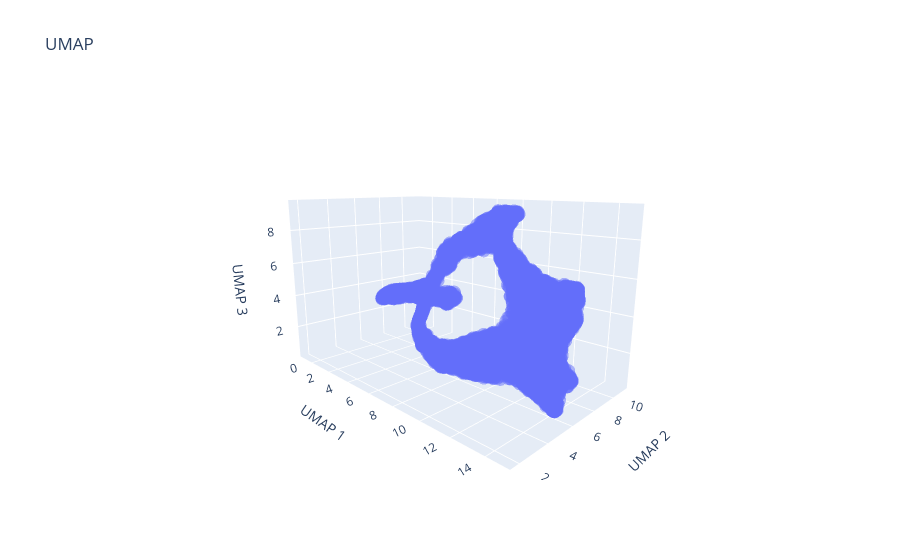

Notebook source saved alongside this figure:
### Code cell
import plotly.express as px

X_umap = umap.fit_transform(X_scaled)

df_umap = pd.DataFrame({
    "UMAP 1": X_umap[:, 0],
    "UMAP 2": X_umap[:, 1],
    "UMAP 3": X_umap[:, 2]
})

fig = px.scatter_3d(
    df_umap,
    x="UMAP 1",
    y="UMAP 2",
    z="UMAP 3",
    opacity=0.5,
    title="UMAP"
)

fig.update_layout(
    scene=dict(
        xaxis_title="UMAP 1",
        yaxis_title="UMAP 2",
        zaxis_title="UMAP 3",
        camera=dict(
            eye=dict(x=1.5, y=-1.5, z=0.5)  # roughly similar to elev=10, azim=-45
        )
    )
)

fig.show()

### Figure 1 — Plotly figure (JSON) as saved in the notebook; plotly's stock layout.template omitted (floating-point values rounded to 4 significant figures; data arrays with more than 128 entries replaced by an {"elided": "..."} marker saying what was removed)
{"data": [{"hovertemplate": "UMAP 1=%{x}<br>UMAP 2=%{y}<br>UMAP 3=%{z}<extra></extra>", "legendgroup": "", "marker": {"color": "#636efa", "opacity": 0.5, "symbol": "circle"}, "mode": "markers", "name": "", "scene": "scene", "showlegend": false, "type": "scatter3d", "x": {"elided": "12408 float values"}, "y": {"elided": "12408 float values"}, "z": {"elided": "12408 float values"}}], "layout": {"legend": {"tracegroupgap": 0}, "scene": {"camera": {"eye": {"x": 1.5, "y": -1.5, "z": 0.5}}, "domain": {"x": [0, 1], "y": [0, 1]}, "xaxis": {"title": {"text": "UMAP 1"}}, "yaxis": {"title": {"text": "UMAP 2"}}, "zaxis": {"title": {"text": "UMAP 3"}}}, "title": {"text": "UMAP"}}}
